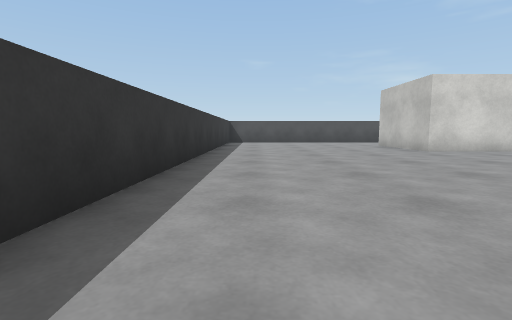
[1] (above)

17 first-person views from a walk through a scene from a Unity 3-D project. The camera is 0.55 m above the floor, tilts 6° down and sees 85° across. The floor is counted in squares, 1 m on a side. Each view is taken from the middle of a square. On the plan, view 1 faces up. The plan holds only what a view shows up to about 9 squares ahead; the rest is blank. The place goes on beyond the plan. The player character is not drawn. Surface patterns are stand-ins for the level's own textures.

[2]
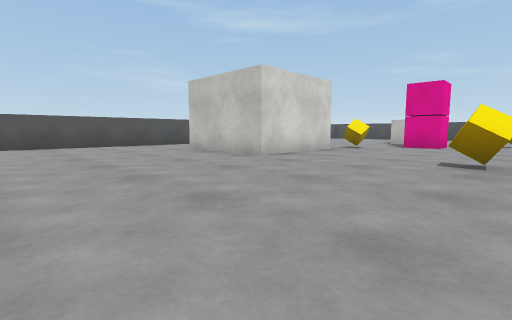

[3]
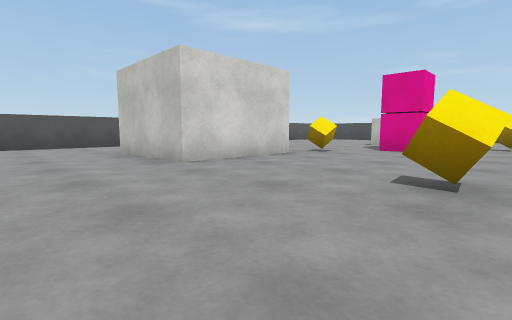

[4]
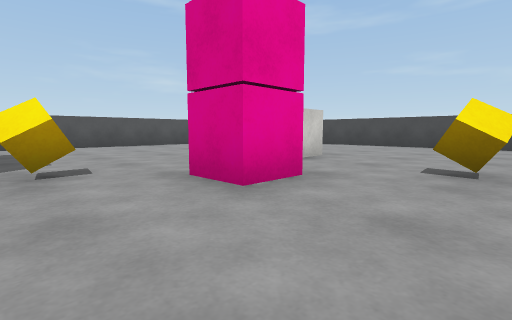

[5]
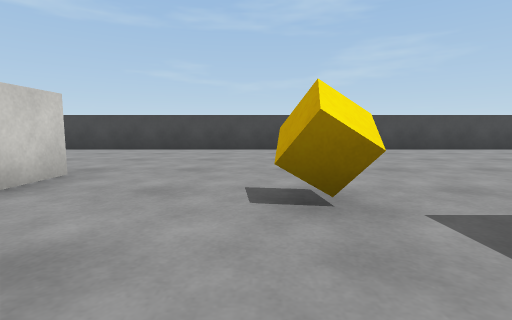

[6]
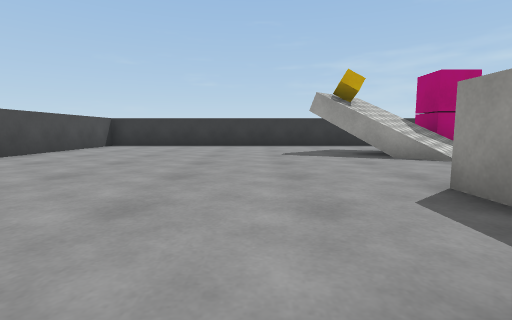

[7]
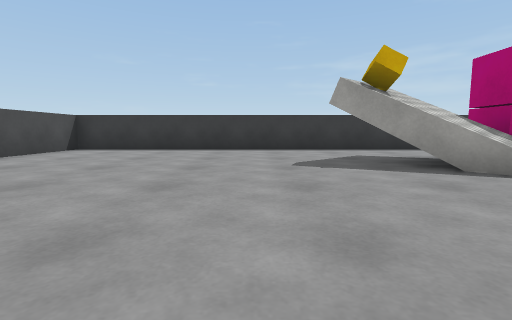

[8]
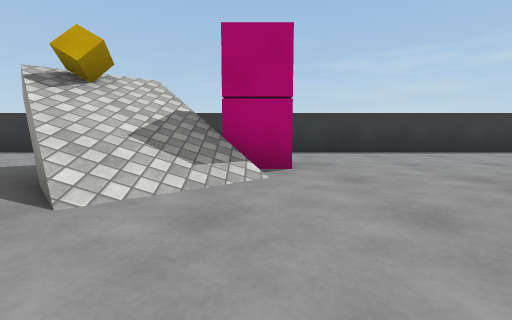

[9]
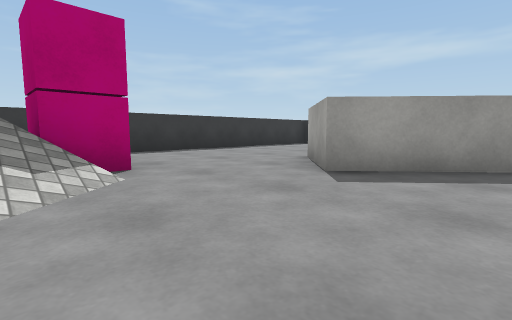

[10]
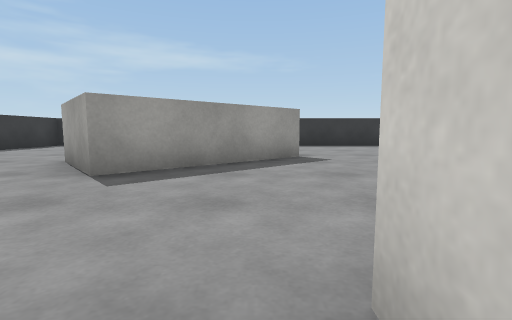

[11]
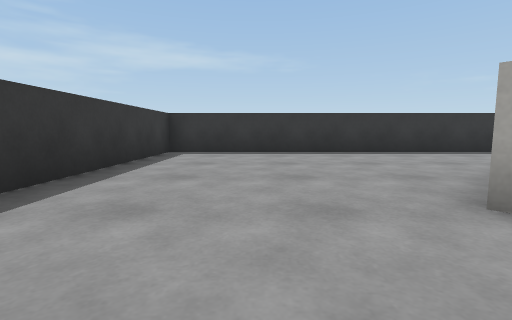

[12]
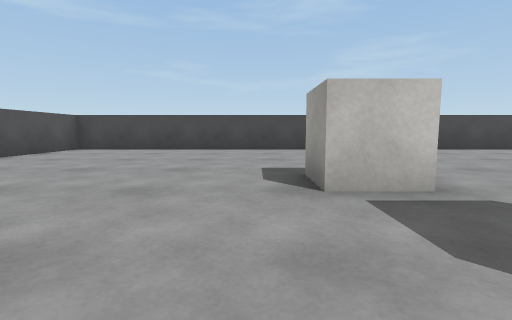

[13]
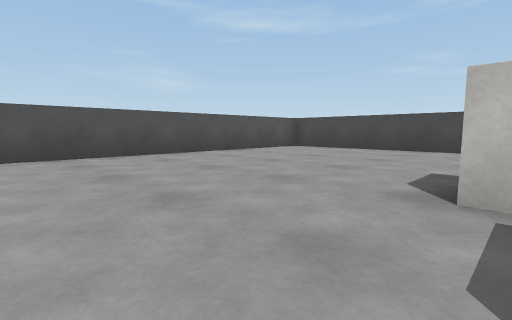

[14]
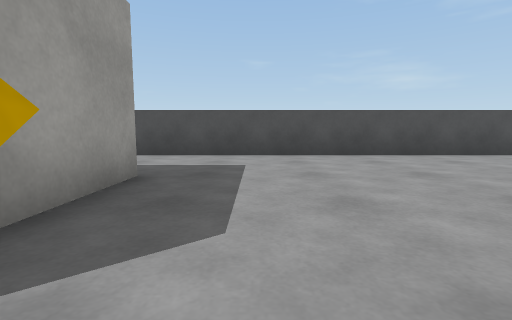

[15]
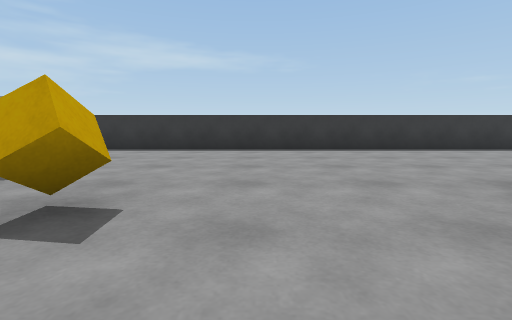

[16]
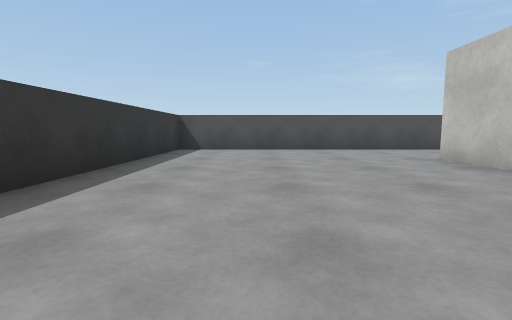

[17]
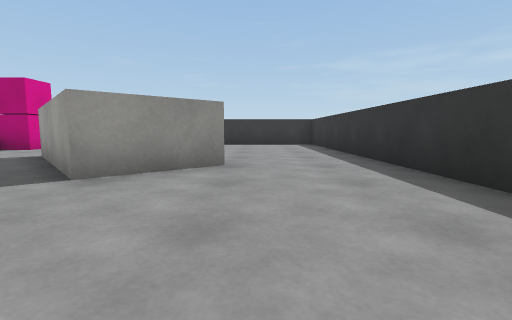

### Floor plan
Points are (right, up) in squares from view 1. A wall is a line through its corners. A room is listed if a view was taken in it or the views show most of it. See-through windows are left out.
Room 1 (views 1, 2, 3, 4, 5, 6, 7, 8, 9, 10, 11, 12, 13, 14, 15, 16, 17)
walls: (8.8, 1.4) (8.1, 1.4); (11.1, 2.1) (11.1, 1.2); (7.6, 7.4) (4.6, 7.4) (4.6, 10.5); (1.4, 0.5) (3.1, 1.9) (5.6, -1) (4, -2.4); (7.6, 10.5) (7.6, 8.5); (-1.2, -6.2) (18.2, -6.2) (18.2, 13.2) (-1.2, 13.2) (-1.2, -6.2)
objects: cube (5, 4); pink cube (8, -4); pink cube (8, -3); cube (8, 7); pink cube (10, 5) to (11, 6); cube (12, 4); cube (13, 7)

Positions as (right, up) in squares from view 1, and headings:
1: (0, 0), facing up
2: (0, 3), facing up-right
3: (2, 3), facing up-right
4: (8, 3), facing up-right
5: (10, 4), facing right
6: (13, 4), facing down
7: (13, 2), facing down
8: (8, 1), facing down
9: (9, 1), facing down-left
10: (9, 1), facing left
11: (6, -4), facing left
12: (10, 8), facing right
13: (10, 7), facing up-right
14: (9, 7), facing up
15: (7, 5), facing left
16: (1, 5), facing up
17: (1, 5), facing down
